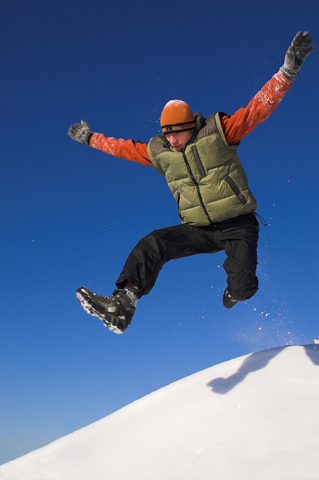
#> input picture hw6_image_segmentation/HW6Pics/ski.jpg, 319 x 480 px, found by its file name
$ python image_segmentation.py
#> lines starting #> are read from the running program, lines starting #| are printed output that depends on the picture; after the words box and inside, x2 and y2 are one past the last pixel; in counts of white or black regions, pixels touching at a corner belong together
### hw6_image_segmentation/Otsu_Algorithm.py
import numpy as np
import cv2

def OtsuMethod_OnePass(gray, mask):
	L = np.amax(gray)

	print('L', L)

	[rows, cols] = gray.shape

	# first get ni
	n = np.zeros(L+1)
	for i in range(rows):
		for j in range(cols):
			n[gray[i][j]] += 1

	# first compute pi
	N = gray.size
	p = np.zeros(L+1)
	for i in range(L+1):
		p[i] = n[i] / N

	# first compute first order moment:
	omega = np.zeros(L+1)
	omega[0] = p[0]
	for k in range(L+1):
		omega[k] = omega[k-1] + p[k]

	# compute second order moment:
	mu = np.zeros(L+1)
	mu[0] = 0
	for k in range(L+1):
		mu[k] = mu[k-1] + k * p[k]

	muT = mu[L]

	# l and L is the range of the gray level.
	simga2 = 0
	simga2_temp = 0
	kp = 0
	for k in range(L+1):
		if ( omega[k] > 0 and omega[k] < 1):
			simga2_temp = (muT*omega[k] - mu[k])**2 / (omega[k] * (1 - omega[k]))
			if (simga2_temp > simga2):
				simga2 = simga2_temp
				kp = k

	print('kp', kp)

	# get mask and apply mask:
	for i in range(rows):
		for j in range(cols):
			if gray[i][j] > kp:
				mask[i][j] = 1
			else:
				gray[i][j] = 0;

	return kp, mask, gray

def OtsuMethod(gray, N_iter):
	for i in range(N_iter):
		mask = np.zeros(gray.shape)
		kp, mask, gray = OtsuMethod_OnePass(gray, mask)
	return mask

def RGB_segment(img, Flag_Neg):
	RGB_iter = [1, 1, 1]
	RGB_mask = []
	for i in range(3): # for R, G, B channels respectively.
		gray = img[:,:,i]
		RGB_mask.append( OtsuMethod(gray, RGB_iter[i]) )
		cv2.imwrite('mask'+str(i)+'.jpg', 255*RGB_mask[i])

	# next 'AND' three masks according to Flag_Neg:
	for i in range(3):
		if (Flag_Neg[i] == 1):
			RGB_mask[i] = 1 - RGB_mask[i]

	mask = RGB_mask[0] * RGB_mask[1] * RGB_mask[2]
	cv2.imwrite('RGB_mask.jpg', 255*mask)
	return mask

def get_texture(gray, n): # n is the length of the window
	texture = np.zeros(gray.shape)
	(rows, cols) = gray.shape
	img_window = np.zeros((n, n))
	s = n // 2
	print('s', s)
	for i in range(s, rows - s):
		for j in range(s, cols - s):
			img_window = gray[i-s:i+s+1, j-s:j+s+1]
			texture[i][j] = np.var(img_window, dtype=np.float64)

	# scale to [0, 255]
	texture_max = np.amax(texture)
	print('texture_max', texture_max)
	texture = texture / texture_max * 255
	texture = texture.astype(int)
	return texture


def texture_segment(img):
	gray = cv2.cvtColor(img, cv2.COLOR_BGR2GRAY)
	texture_iter = [1, 1, 1]
	texture_mask = []
	for i in range(3):
		texture = get_texture(gray, 2*i+3)
		texture_mask.append( OtsuMethod(texture, texture_iter[i]) )
		cv2.imwrite('texture'+str(2*i+3)+'.jpg', texture)
		cv2.imwrite('texture_mask'+str(2*i+3)+'.jpg', 255*texture_mask[i])

	mask = texture_mask[0] * texture_mask[1] * texture_mask[2]
	cv2.imwrite('texture_segment.jpg', 255*mask)
	return mask

def contour_extraction(mask):
	(rows, cols) = mask.shape
	tst_mask = np.ones((3,3))
	tst = np.ones((3,3))
	contour = np.zeros((rows, cols))
	for i in range(1,rows-1):
		for j in range(1, cols-1):
			tst = tst_mask * mask[i-1:i+2, j-1:j+2]
			if ( tst.all() ):
				contour[i][j] = 0
			else:
				contour[i][j] = mask[i][j]

	return contour

### hw6_image_segmentation/image_segmentation.py
import numpy as np
import cv2
from Otsu_Algorithm import *

# [6 lines of commented-out code are left out]

img = cv2.imread('./HW6pics/ski.jpg')
#> img is the input picture: shape (480, 319, 3); mean B, G, R 151.2, 109.6, 84.4
RGB_Flag_Neg = [1, 1, 0]

# RGB based segmentation:
mask = RGB_segment(img, RGB_Flag_Neg)
#> the loop in RGB_segment, `for i in range(3):` made 3 passes
#| L 243
#| L 246
#| L 255
#> pass 1, in RGB_segment, `gray = img[:,:,i]`:
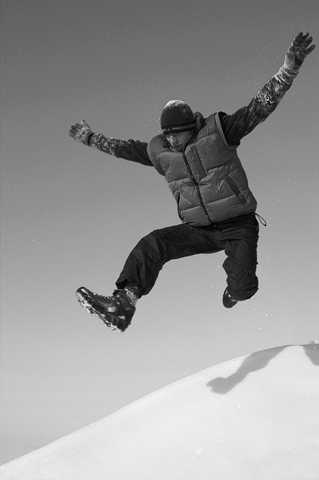
#> gray: shape (480, 319); min 0, max 243, mean 151.2
#> pass 1, in RGB_segment, `cv2.imwrite('mask'+str(i)+'.jpg', 255*RGB_mask[i])`:
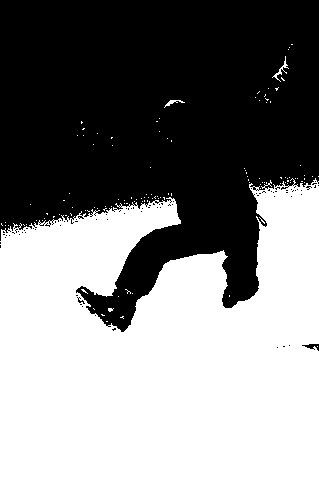
#> saved as mask0.jpg: shape (480, 319); 50.8% white; 81 black regions (79 under 20 px), largest, box (x1, y1, x2, y2) and area: (0, 0, 319, 332) 75107, (302, 344, 319, 351) 58
#> after the loop in RGB_segment, `for i in range(3):`:
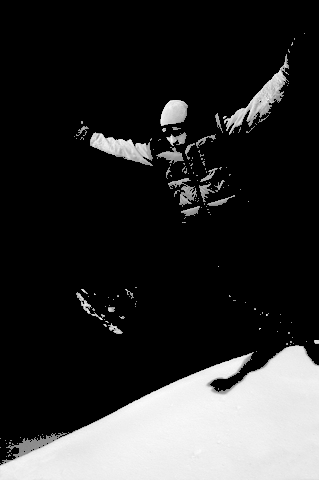
#> gray: shape (480, 319); min 0, max 255, mean 47
#> after the loop in RGB_segment, `for i in range(3):`: RGB_mask = 3 items
#> in RGB_segment, `mask = RGB_mask[0] * RGB_mask[1] * RGB_mask[2]`: mask: shape (480, 319) float64; values 0 (black) and 1 (white), 2.5% white; 194 white regions (179 under 20 px), largest, box (x1, y1, x2, y2) and area: (223, 69, 289, 135) 1153, (90, 132, 153, 166) 1026, (160, 103, 188, 126) 477
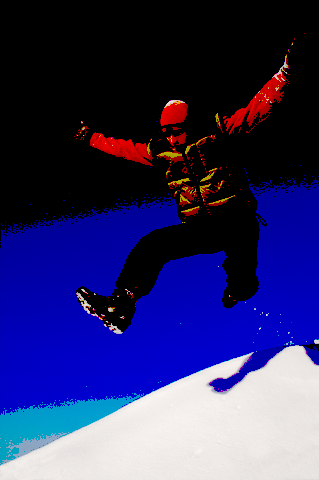
#> img: shape (480, 319, 3); mean B, G, R 101.1, 45.4, 47
contour = contour_extraction(mask)
#> after the loop in contour_extraction, `for i in range(1,rows-1):`: contour: shape (480, 319) float64; values 0 (black) and 1 (white), 1.3% white in thin lines or dots, all inside (x1, y1, x2, y2) = (74, 33, 305, 332)
cv2.imwrite('contour_RGB.jpg', 255*contour)

mask = texture_segment(img)
#> the loop in texture_segment, `for i in range(3):` made 3 passes
#| L 255
#| L 255
#| L 255
#> pass 1, in texture_segment, `texture = get_texture(gray, 2*i+3)`:
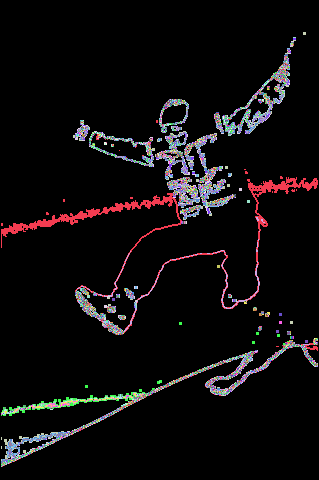
#> texture: shape (480, 319) int64; 227 distinct labels, from 0 to 255; one colour per label, 0 black
#> after the loop in texture_segment, `for i in range(3):`:
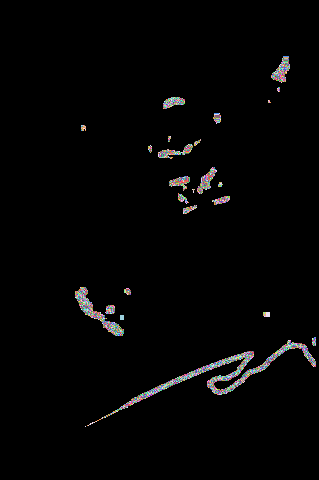
#> texture: shape (480, 319) int64; 184 distinct labels, from 0 to 255; one colour per label, 0 black
#> in texture_segment, `mask = texture_mask[0] * texture_mask[1] * texture_mask[2]`: mask: shape (480, 319) float64; values 0 (black) and 1 (white), 1.3% white in thin lines or dots, all inside (x1, y1, x2, y2) = (76, 56, 316, 426)
contour = contour_extraction(mask)
#> after the loop in contour_extraction (call 2), `for i in range(1,rows-1):`:
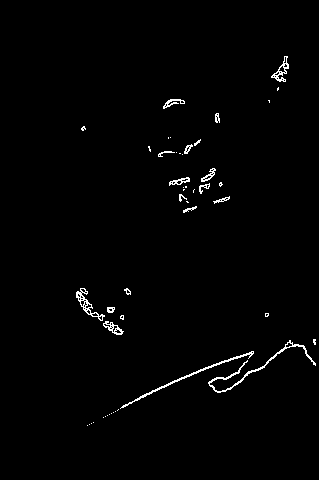
#> contour: shape (480, 319) float64; values 0 (black) and 1 (white), 1.2% white in thin lines or dots, all inside (x1, y1, x2, y2) = (76, 56, 316, 426)
cv2.imwrite('contour_texture.jpg', 255*contour)
